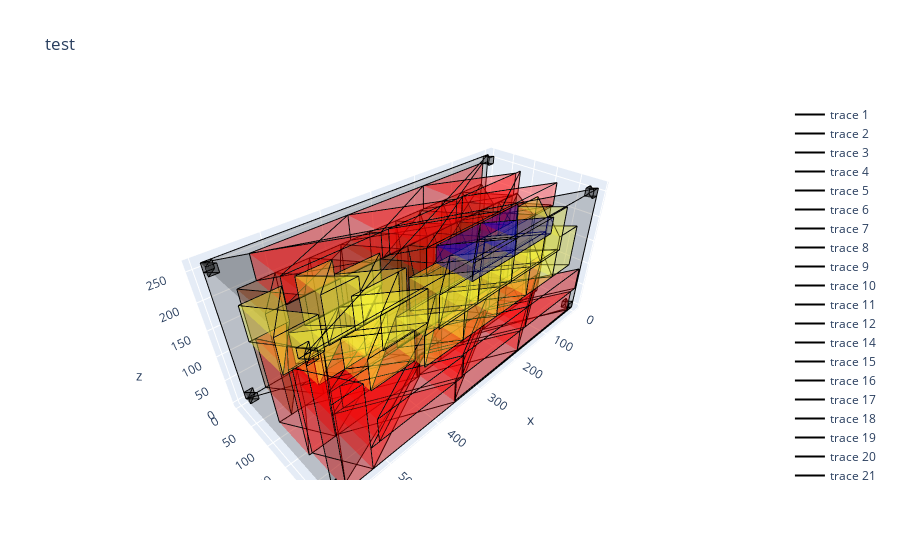

Notebook code cell kept with this figure:
### Code cell
painter=Painter(box)
painter.plotBoxAndItems(title="test", alpha=0.2, write_num=False, fontsize=10)
